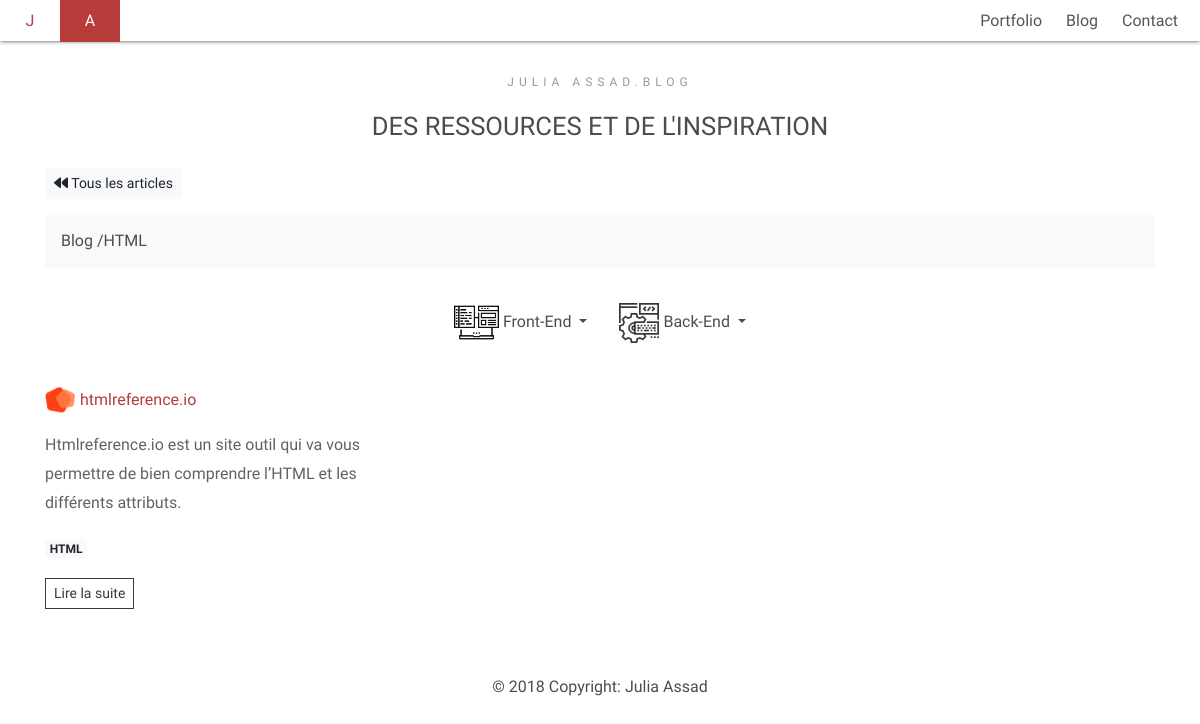
The page /Blog/categorie/html on the database its author committed.
### tables this page shows
CREATE TABLE `categories` (
  `category_id` int(11) NOT NULL,
  `category_name` varchar(255) NOT NULL,
  `category_type` varchar(255) NOT NULL,
  `category_name_slug` varchar(255) NOT NULL,
  `category_type_slug` varchar(255) NOT NULL
);

CREATE TABLE `article_categories` (
  `id` int(11) NOT NULL,
  `article_id` int(11) NOT NULL,
  `category_id` int(11) NOT NULL
);

CREATE TABLE `articles` (
  `article_id` int(11) NOT NULL,
  `article_title` varchar(255) NOT NULL,
  `article_content` text NOT NULL,
  `article_excerpt` text NOT NULL,
  `article_image` varchar(255) NOT NULL,
  `article_url` text NOT NULL,
  `article_slug` varchar(255) NOT NULL,
  `is_published` tinyint(1) NOT NULL DEFAULT '0'
);

### app/libraries/Core.php (called while the page is built, shortened)
<?php
class Core
{
 protected $currentMethod = 'Index';
 public function __construct()
 {
  $url = $this->getUrl();
  if (file_exists('../app/controllers/' . ucwords($url[0]) . '.php')) {
   unset($url[0]);
  }
  $this->currentController = new $this->currentController;
  if (isset($url[1])) {
   if (method_exists($this->currentController, $url[1])) {
    $this->currentMethod = $url[1];
    unset($url[1]);
   }
  }
  $this->params = $url ? array_values($url) : [];
  call_user_func_array([$this->currentController, $this->currentMethod], $this->params);
 }
 public function getUrl()
 {
  if (isset($_GET['url'])) {
   $url = rtrim($_GET['url'], '/');
   $url = filter_var($url, FILTER_SANITIZE_URL);
   $url = explode('/', $url);
   return $url;
  }
 }
}

### build/index.php (called while the page is built, shortened)
<?php
$init = new Core;

### app/libraries/Database.php (called while the page is built, shortened)
<?php
class Database
{
 private $host = DB_HOST;
 private $user = DB_USER;
 private $pass = DB_PASS;
 private $dbname = DB_NAME;
 private $dbh;
 private $stmt;
 public function __construct()
 {
  $dsn = 'mysql:host=' . $this->host . ';dbname=' . $this->dbname;
  $options = array(
   PDO::ATTR_PERSISTENT => true,
   PDO::ATTR_ERRMODE => PDO::ERRMODE_EXCEPTION,
  );
  try {
   $this->dbh = new PDO($dsn, $this->user, $this->pass, $options);
  } catch (PDOException $e) {
   $this->error = $e->getMessage();
   echo $this->error;
  }}
 public function query($sql)
 {
  $this->stmt = $this->dbh->prepare($sql);
 }
 public function bind($param, $value, $type = null)
 {
  if (is_null($type)) {
   switch (true) {
    default:
     $type = PDO::PARAM_STR;
   }
  }
  $this->stmt->bindValue($param, $value, $type);
 }
 public function execute()
 {
  return $this->stmt->execute();
 }
 public function resultSet()
 {
  $this->execute();
  return $this->stmt->fetchAll(PDO::FETCH_OBJ);
 }
 public function single()
 {
  $this->execute();
  return $this->stmt->fetch(PDO::FETCH_OBJ);
 }
}

### app/models/Categorymodel.php (called while the page is built, shortened)
<?php
class Categorymodel
{
    private $db;
    public function __construct()
    {
        $this->db = new Database;
    }
    public function getFrontCategories()
    {
        $this->db->query('SELECT * FROM categories
        INNER JOIN article_categories on categories.category_id = article_categories.category_id
        INNER JOIN articles on articles.article_id = article_categories.article_id
        WHERE category_type = :type
        AND articles.is_published = 1
        GROUP BY article_categories.category_id');
        $this->db->bind(':type', 'front-end');
        $results = $this->db->resultSet();
        return $results;
    }
    public function getBackCategories()
    {
        $this->db->query('SELECT * FROM categories
        INNER JOIN article_categories on categories.category_id = article_categories.category_id
        INNER JOIN articles on articles.article_id = article_categories.article_id
        WHERE category_type = :type
        AND articles.is_published = 1
        GROUP BY article_categories.category_id');
        $this->db->bind(':type', 'back-end');
        $results = $this->db->resultSet();
        return $results;
    }
    public function getCategoriesByNameSlug($nameSlug)
    {
        $this->db->query('SELECT * FROM categories WHERE category_name_slug = :name_slug');
        $this->db->bind(':name_slug', $nameSlug);
        $results = $this->db->resultSet();
        return $results;
    }
    public function getDatabaseCategories()
    {
        $this->db->query('SELECT * FROM categories
        INNER JOIN article_categories on categories.category_id = article_categories.category_id
        INNER JOIN articles on articles.article_id = article_categories.article_id
        WHERE category_type = :type
        AND articles.is_published = 1
        GROUP BY article_categories.category_id');
        $this->db->bind(':type', 'database');
        $results = $this->db->resultSet();
        return $results;
    }
    public function getCategories()
    {
        $this->db->query('SELECT * FROM categories INNER JOIN article_categories on article_categories.category_id = categories.category_id');
        $results = $this->db->resultSet();
        return $results;
    }
    public function getCategoryName($slug)
    {
        $this->db->query("SELECT * FROM categories WHERE category_name_slug = :slug");
        $this->db->bind(':slug', $slug);
        $row = $this->db->single();
        return $row;
    }
}

### app/models/Blogmodel.php (called while the page is built, shortened)
<?php
class Blogmodel
{
    private $db;
    public function __construct()
    {
        $this->db = new Database;
    }
    public function getArticlesbyCategoryName($nameSlug)
    {
        $this->db->query('SELECT * FROM articles INNER JOIN article_categories on article_categories.article_id = articles.article_id INNER JOIN categories on categories.category_id = article_categories.category_id WHERE articles.is_published = 1 AND categories.category_name_slug = :slug');
        $this->db->bind(':slug', $nameSlug);
        $results = $this->db->resultSet();
        return $results;
    }
}

### app/views/front/pages/category.php (the view, shortened to what this page needs)
<?php require APPROOT . '/views/inc/header.php';?>
<?php require APPROOT . '/views/inc/top-menu.php';?>
<div id="main" class="main-container">
    <section class="blog">
        <div class="container">
            <div class="row">
                <div class="col-sm-12">
                    <span class="heading-meta text-center">Julia Assad.blog</span>
                    <h2 class="mb-4 text-center section-title">Des Ressources et de l'inspiration</h2>
                    <a href="<?php echo URLROOT; ?>/Blog" class="btn btn-sm btn-light"><i class="fa fa-backward"
                            aria-hidden="true"></i>
                        Tous les articles</a>
                    <ul class="breadcrumb bg-light mt-3">
                        <li><a href="<?php echo URLROOT;?>/Blog">Blog</a> <span class="divider">/</span></li>
                        <li class="active"><?php echo $data['categoryName']->category_name;?></li>
                    </ul>
                    <nav class="navbar justify-content-center mb-4">
                        <?php if($data['frontCategories']):?>
                        <div class="nav-item dropdown">
                            <a class="nav-link dropdown-toggle" href="#" id="navbarDropdown" role="button"
                                data-toggle="dropdown" aria-haspopup="true" aria-expanded="false">
                                <img class="img-fluid front-end-img" src="../../img/front.png" width="45" height="45"
                                    alt="front-end icon">
                                Front-End
                            </a>
                        </div>
                        <?php endif;?>
                        <?php if($data['backCategories']):?>
                        <div class="nav-item dropdown">
                            <a class="nav-link dropdown-toggle" href="#" id="navbarDropdown2" role="button"
                                data-toggle="dropdown" aria-haspopup="true" aria-expanded="false">
                                <img class="img-fluid back-end-img" src="../../img/back.png" width="40" height="40"
                                    alt="front-end icon">
                                Back-End
                            </a>
                        </div>
                        <?php endif;?>
                    </nav>
                    <div class="row align-items-start mt-3">
                        <?php if($data['articles']):?>
                        <?php foreach($data['articles'] as $article):?>
                        <div class="col-md-6 col-lg-4">
                            <div class="article">
                                <div class="article--meta">
                                    <img class="article--image img-fluid"
                                        src="../../uploads/<?php echo $article->article_image; ?>" alt="">
                                    <h3 class="article--title"><a
                                            href="<?php echo URLROOT; ?>/Blog/article/<?php echo $article->article_slug; ?>"><?php echo $article->article_title; ?></a>
                                    </h3>
                                </div>
                                <div class="article--excerpt">
                                    <?php echo $article->article_excerpt; ?>
                                </div>
                                <div class="mb-3">
                                    <?php foreach ($data['categories'] as $category):?>
                                    <?php if($article->article_id == $category->article_id):?>
                                    <a href="<?php echo URLROOT;?>/Blog/categorie/<?php echo $category->category_name_slug;?>"
                                        class="badge badge-light"><?php echo $category->category_name;?></a>
                                    <?php endif;?>
                                    <?php endforeach;?>
                                </div>
                                <a href="<?php echo URLROOT; ?>/Blog/article/<?php echo $article->article_slug; ?>"
                                    class="btn btn-sm btn-outline-dark rounded-0">Lire la suite</a>
                            </div>
                        </div>
                        <?php endforeach;?>
                        <?php else:?>
                        <div class="col-12">
                            <p>Pas d'articles pour l'instant</p>
                        </div>
                        <?php endif;?>
                    </div>
                </div>
            </div>
        </div>
    </section>
</div>
<?php require APPROOT . '/views/inc/footer.php';?>

### rows shown on the page
categories: category_name "HTML"
article_categories: article.article_image (picture), article.article_title "htmlreference.io", article.article_excerpt "Htmlreference.io est un site outil qui va vous permettre de bien comprendre l’HTML et les différents attributs.", category.category_name "HTML"
